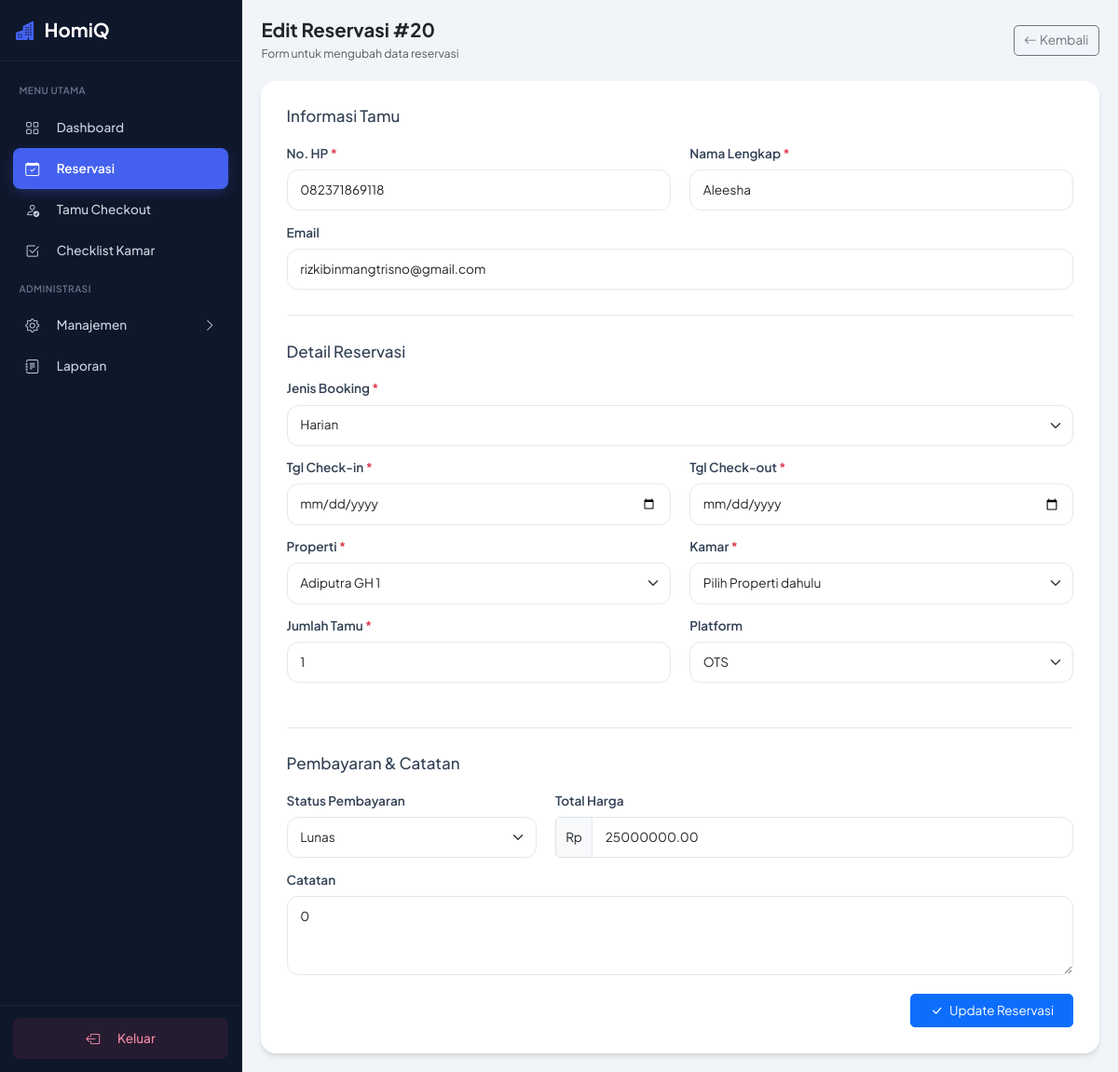
/form_input_booking.php?edit=20 (signed in), run on the app's committed database.
### tables this page shows
CREATE TABLE `tbl_reservasi` (
  `id_reservasi` int(11) NOT NULL,
  `id_kamar` int(11) NOT NULL,
  `id_tamu` int(11) NOT NULL,
  `tgl_checkin` datetime NOT NULL,
  `tgl_checkout` datetime NOT NULL,
  `harga_total` decimal(10,2) NOT NULL,
  `jumlah_tamu` int(11) NOT NULL DEFAULT 1,
  `platform_booking` varchar(50) NOT NULL DEFAULT 'OTS',
  `status_booking` enum('Booking','Checked-in','Checked-out','Canceled') NOT NULL DEFAULT 'Booking',
  `status_pembayaran` enum('Belum Bayar','DP','Lunas') NOT NULL DEFAULT 'Belum Bayar',
  `jumlah_dp` decimal(10,2) DEFAULT NULL,
  `catatan_operator` text DEFAULT NULL,
  `path_identitas` varchar(255) DEFAULT NULL,
  `dibuat_oleh_user` int(11) DEFAULT NULL,
  `jenis_booking` varchar(50) DEFAULT NULL,
  `dibuat_pada` timestamp NULL DEFAULT current_timestamp()
);

CREATE TABLE `tbl_tamu` (
  `id_tamu` int(11) NOT NULL,
  `nama_lengkap` varchar(150) NOT NULL,
  `no_hp` varchar(20) NOT NULL,
  `email` varchar(100) DEFAULT NULL,
  `catatan_membership` text DEFAULT NULL,
  `didaftarkan_pada` timestamp NULL DEFAULT current_timestamp()
);

CREATE TABLE `tbl_kamar` (
  `id_kamar` int(11) NOT NULL,
  `id_properti` int(11) NOT NULL,
  `nama_kamar` varchar(50) NOT NULL,
  `tipe_kamar` varchar(50) DEFAULT NULL,
  `harga_default` decimal(10,2) NOT NULL DEFAULT 0.00,
  `status` enum('Tersedia','Kotor','Maintenance','Tidak Tersedia') NOT NULL DEFAULT 'Tersedia'
);

CREATE TABLE `tbl_properti` (
  `id_properti` int(11) NOT NULL,
  `nama_properti` varchar(100) NOT NULL,
  `alamat` text DEFAULT NULL
);

### form_input_booking.php (the view, shortened to what this page needs)
<?php
require_once 'koneksi.php';
$is_edit_mode = isset($_GET['edit']) && !empty($_GET['edit']);
$id_reservasi_edit = $is_edit_mode ? (int)$_GET['edit'] : 0;
$reservasi_data = [];
$page_title = "Input Booking Baru";
$page_sub_title = "Form untuk booking internal/OTS";
if ($is_edit_mode) {
    $page_title = "Edit Reservasi #$id_reservasi_edit";
    $page_sub_title = "Form untuk mengubah data reservasi";
    $stmt = $koneksi->prepare("SELECT r.*, t.nama_lengkap, t.no_hp, t.email, k.id_properti FROM tbl_reservasi r JOIN tbl_tamu t ON r.id_tamu = t.id_tamu JOIN tbl_kamar k ON r.id_kamar = k.id_kamar WHERE r.id_reservasi = ?");
    $stmt->bind_param("i", $id_reservasi_edit);
    $stmt->execute();
    $result = $stmt->get_result();
    if ($result->num_rows > 0) {
        $reservasi_data = $result->fetch_assoc();
    } else {
        header("Location: daftar_reservasi.php");
        exit();
    }
}
$result_properti = $koneksi->query("SELECT * FROM tbl_properti ORDER BY nama_properti");
?>
<!DOCTYPE html>
<html lang="id">
<head>
    <link href="https://cdn.jsdelivr.net/npm/bootstrap@5.3.3/dist/css/bootstrap.min.css" rel="stylesheet">
    <link href="https://cdn.jsdelivr.net/npm/bootstrap-icons@1.11.3/font/bootstrap-icons.css" rel="stylesheet">
</head>
<body style="overflow-x: hidden;">
    <?php include 'sidebar.php'; ?>
    <main id="main-content" class="flex-grow-1 p-3 p-md-4">
        <header class="d-flex justify-content-between align-items-center mb-4">
            <div class="d-flex align-items-center">
                <div>
                    <h4 class="fw-bold mb-1 text-dark"><?php echo $page_title; ?></h4>
                    <p class="text-muted mb-0" style="font-size: 0.9rem;"><?php echo $page_sub_title; ?></p>
                </div>
            </div>
            <div>
                <a href="daftar_reservasi.php" class="btn btn-outline-secondary">
                    <i class="bi bi-arrow-left me-1"></i>Kembali
                </a>
            </div>
        </header>
        <div class="content-card">
            <form method="POST" action="" id="bookingForm">
                <h5 class="mb-4">Informasi Tamu</h5>
                <div class="row">
                    <div class="col-md-6 mb-3">
                        <label for="no_hp" class="form-label">No. HP <span class="text-danger">*</span></label>
                        <input type="text" class="form-control" id="no_hp" name="no_hp"
                               value="<?php echo htmlspecialchars($reservasi_data['no_hp'] ?? ''); ?>" required>
                    </div>
                    <div class="col-md-6 mb-3">
                        <label for="nama_tamu" class="form-label">Nama Lengkap <span class="text-danger">*</span></label>
                        <input type="text" class="form-control" id="nama_tamu" name="nama_tamu"
                               value="<?php echo htmlspecialchars($reservasi_data['nama_lengkap'] ?? ''); ?>" required>
                    </div>
                </div>
                <div class="mb-4">
                    <label for="email" class="form-label">Email</label>
                    <input type="email" class="form-control" id="email" name="email"
                           value="<?php echo htmlspecialchars($reservasi_data['email'] ?? ''); ?>">
                </div>
                <div class="section-divider"></div>
                <h5 class="mb-4">Detail Reservasi</h5>
                <div class="row">
                    <div class="col-md-12 mb-3">
                        <label for="jenis_booking" class="form-label">Jenis Booking <span class="text-danger">*</span></label>
                        <select class="form-select" id="jenis_booking" name="jenis_booking" required onchange="handleBookingTypeChange()">
                            <option value="Harian" selected>Harian</option>
                        </select>
                    </div>
                </div>
                <div class="row" id="harian-guesthouse-fields">
                    <div class="col-md-6 mb-3">
                        <label for="tgl_checkin" class="form-label">Tgl Check-in <span class="text-danger">*</span></label>
                        <input type="date" class="form-control" id="tgl_checkin" name="tgl_checkin"
                               value="<?php echo htmlspecialchars($reservasi_data['tgl_checkin'] ?? date('Y-m-d')); ?>" required>
                    </div>
                    <div class="col-md-6 mb-3">
                        <label for="tgl_checkout" class="form-label">Tgl Check-out <span class="text-danger">*</span></label>
                        <input type="date" class="form-control" id="tgl_checkout" name="tgl_checkout"
                               value="<?php echo htmlspecialchars($reservasi_data['tgl_checkout'] ?? ''); ?>" required>
                    </div>
                </div>
                <div class="row">
                    <div class="col-md-6 mb-3">
                        <label for="id_properti" class="form-label">Properti <span class="text-danger">*</span></label>
                        <select class="form-select" id="id_properti" name="id_properti" required onchange="loadKamar()">
                            <?php
                            $selected_properti = $reservasi_data['id_properti'] ?? 0;
                            $result_properti->data_seek(0);
                            while ($prop = $result_properti->fetch_assoc()):
                            ?>
                                <option value="<?php echo $prop['id_properti']; ?>" <?php echo ($selected_properti == $prop['id_properti']) ? 'selected' : ''; ?>>
                                    <?php echo htmlspecialchars($prop['nama_properti']); ?>
                                </option>
                            <?php endwhile; ?>
                        </select>
                    </div>
                    <div class="col-md-6 mb-3">
                        <label for="id_kamar" class="form-label">Kamar <span class="text-danger">*</span></label>
                        <select class="form-select" id="id_kamar" name="id_kamar" required>
                            <option value="">Pilih Properti dahulu</option>
                        </select>
                    </div>
                </div>
                 <div class="row">
                    <div class="col-md-6 mb-4">
                        <label for="jumlah_tamu" class="form-label">Jumlah Tamu <span class="text-danger">*</span></label>
                        <input type="number" class="form-control" id="jumlah_tamu" name="jumlah_tamu"
                               value="<?php echo htmlspecialchars($reservasi_data['jumlah_tamu'] ?? '1'); ?>" required min="1">
                    </div>
                    <div class="col-md-6 mb-4">
                        <label for="platform_booking" class="form-label">Platform</label>
                        <select class="form-select" id="platform_booking" name="platform_booking">
                            <?php $platform = $reservasi_data['platform_booking'] ?? 'OTS'; ?>
                            <option value="OTS" <?php echo ($platform == 'OTS') ? 'selected' : ''; ?>>OTS</option>
                        </select>
                    </div>
                </div>
                <div class="section-divider"></div>
                 <h5 class="mb-4">Pembayaran & Catatan</h5>
                <div class="row align-items-center">
                    <div class="col-md-4 mb-3">
                        <label for="status_pembayaran" class="form-label">Status Pembayaran</label>
                        <select class="form-select" id="status_pembayaran" name="status_pembayaran">
                            <?php $status_pembayaran = $reservasi_data['status_pembayaran'] ?? 'Belum Bayar'; ?>
                            <option value="Lunas" <?php echo ($status_pembayaran == 'Lunas') ? 'selected' : ''; ?>>Lunas</option>
                        </select>
                    </div>
                     <div class="col-md-8 mb-3">
                        <label for="harga_total" class="form-label">Total Harga</label>
                        <div class="input-group">
                            <span class="input-group-text">Rp</span>
                            <input type="text" class="form-control" id="harga_total" name="harga_total" value="<?php echo htmlspecialchars($reservasi_data['harga_total'] ?? '0'); ?>">
                        </div>
                    </div>
                </div>
                <div class="mb-4">
                    <label for="catatan_operator" class="form-label">Catatan</label>
                    <textarea class="form-control" id="catatan_operator" name="catatan_operator" rows="3" placeholder="Catatan untuk reservasi..."><?php echo htmlspecialchars($reservasi_data['catatan_operator'] ?? ''); ?></textarea>
                </div>
                <div class="d-grid gap-2 d-md-flex justify-content-md-end">
                    <button type="submit" class="btn btn-primary px-4 py-2">
                        <i class="bi bi-check-lg me-2"></i><?php echo $is_edit_mode ? 'Update Reservasi' : 'Simpan Booking'; ?>
                    </button>
                </div>
            </form>
        </div>
    </main>
</body>
</html>

### form_input_booking.php (style rules this page uses)
html { font-size: 85%; }
:root { --primary: #4361ee; --primary-soft: #eef2ff; --secondary: #3f37c9; --success: #06d6a0; --warning: #ffd166; --danger: #ef476f; --dark: #1e293b; --light: #f8f9fa; --body-bg: #f1f5f9; --card-bg: #ffffff; --text-main: #334155; --text-muted: #64748b; --border-color: #e2e8f0; --sidebar-width: 260px; --sidebar-width-minimized: 90px; --sidebar-bg: #0f172a; --radius-md: 12px; --radius-lg: 16px; }
body { font-family: 'Plus Jakarta Sans', sans-serif; background-color: var(--body-bg); color: var(--text-main); display: flex; min-height: 100vh; }
#main-content { transition: margin-left 0.3s ease, width 0.3s ease; width: 100%; margin-left: var(--sidebar-width); }
.content-card { background: var(--card-bg); border-radius: var(--radius-lg); padding: 2rem; box-shadow: 0 4px 6px -1px rgb(0 0 0 / 0.1), 0 2px 4px -2px rgb(0 0 0 / 0.1); }
.form-label { font-weight: 600; }
.form-control, .form-select { border-radius: var(--radius-md); border-color: var(--border-color); padding: 0.8rem 1rem; }
.section-divider { border-top: 1px solid var(--border-color); margin: 2rem 0; }

### sidebar.php (style rules this page uses)
:root { --primary: #4361ee; --sidebar-bg: #0f172a; --sidebar-width: 260px; --text-main: #334155; --text-muted: #64748b; }

### data on the page
tbl_reservasi: no_hp "082371869118", nama_tamu "Aleesha", email "rizkibinmangtrisno@gmail.com", jumlah_tamu "1", platform_booking "OTS", status_pembayaran "Lunas", harga_total "25000000.00", catatan_operator "0"
tbl_kamar: id_properti "Adiputra GH 1"

### other printed values
$page_title "Edit Reservasi #20"
$page_sub_title "Form untuk mengubah data reservasi"
